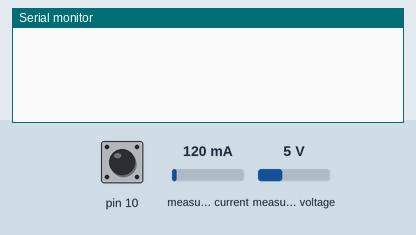
This sketch was run on a simulated Arduino Pro Mini, built with avr-gcc and run on an emulated ATmega328P. Shown: the last lines printed to the serial monitor. The test bench sets the inputs (shaded band); at power-on: pin 10 LOW, measured current 120 mA, measured voltage 5 V.

Above: at 1.2 s.
1.3 s: pin 10 driven HIGH
At 1.37 s:
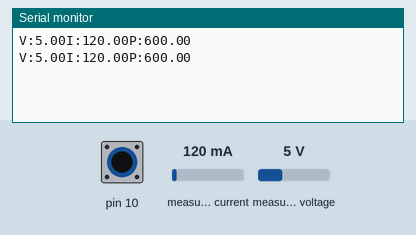
3.2 s: measured current set to 40 mA
At 3.2 s:
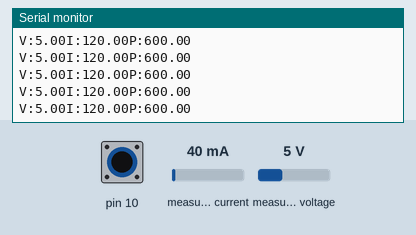
4.7 s: measured voltage set to 0.3 V
At 4.75 s:
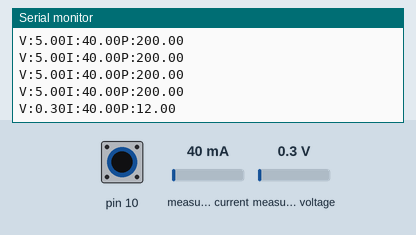
6.2 s: measured current set to 500 mA
At 6.23 s:
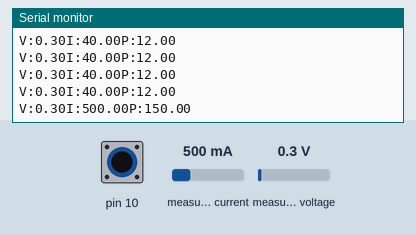
9.2 s: pin 10 pulsed LOW 2 times (0.12 s each, 0.3 s apart)
12.8 s: measured current set to 40 mA
At 12.84 s:
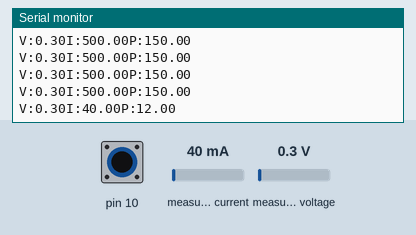
Timing chart, 0 to 15.8 s (numbered marks = the images above; inputs shaded):
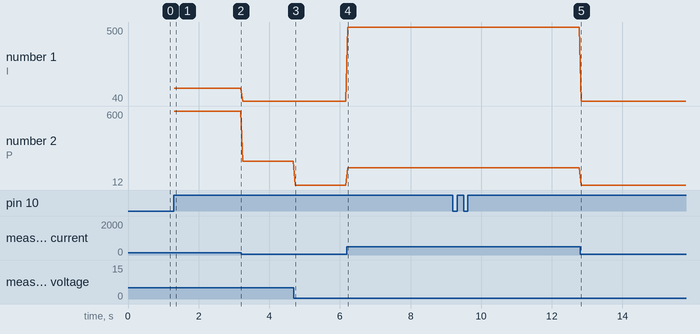

The sketch:

potencia.ino
```cpp
/**************************************************************************************
SUB-SISTEMA DE POTENCIA (SSP) - ARDUINO PRO MINI
Esclavo SPI: Computa el nivel de bateria y envia al SSC

FUNCIONES
En cada solicitud válida del Maestro, se envia un caracter de la informción
Formtaro del mensaje a ser transmitido  <vBat corriente potencia> entre espacios -> ' '
 _____________________________________________________________________________________
| --SPI--                                 | --I2C--                                   |
| SCK  (serial clock)  : D13              | SCL (serial clock)  : D19/A5              |
| MISO (master in)     : D12              | SDA (serial data)   : D18/A4              |
| MOSI (master out)    : D11              |                                           |
| SS   (select slave)  : D10 slave enable |                                           |
|_________________________________________|___________________________________________|

Lucas Moreira
José Moreira
02-jun-2020   // 8MHz bootloader
***************************************************************************************/
#define buffLength 3              // nro de variables flotantes del buffer

#include <SPI.h>                  // http://www.gammon.com.au/spi
#include <Wire.h>
#include <Adafruit_INA219.h>      // https://github.com/adafruit/Adafruit_INA219

Adafruit_INA219 ina219;           // sensor de corriente

uint8_t pos;                      // https://forum.arduino.cc/index.php?topic=418692.msg2883195#msg2883195

union{
  float f;
  byte b[4];
}buff[buffLength];                // Voltaje, Potencia, Corriente

void setup(void)
{
  Serial.begin(9600);             // Monitor Serial

  while ( !ina219.begin() )       // By default the initialization (32V, 2A)
  {
    delay(500);
    Serial.println("INA ERROR");
  }

  pinMode(SCK, INPUT);
  pinMode(MISO, OUTPUT);          // Configurar MISO como salida esclavo (slave out)
  pinMode(MOSI, INPUT);
  pinMode(SS, INPUT);             // Slave Select como entrada

  SPCR |= _BV(SPE);               // Activa el bus SPI en modo esclavo
  SPCR |= _BV(SPIE);              // Activa las interrupciones en el bus SPI
}

ISR (SPI_STC_vect) // Interrupt Service Routines // http://gammon.com.au/interrupts
{
  SPDR = buff[pos/4].b[pos%4];
  pos++;
}


void loop(void)
{
  if ( digitalRead(SS) == HIGH )            // when it is not transmiting do the calculations
  {
    buff[0].f  = ina219.getBusVoltage_V();
    buff[1].f  = ina219.getCurrent_mA();
    buff[2].f  = ina219.getPower_mW();
    Serial.print("V:"); Serial.print(buff[0].f);
    Serial.print("I:"); Serial.print(buff[1].f);
    Serial.print("P:"); Serial.println(buff[2].f);
    pos = 0;
    delay(50);
  }
}
```

Measured:
- after the input at 1.3 s, the serial monitor: prints a new line at once (image 1)
- after the input at 4.7 s, the serial monitor: prints a new line at once (image 3)
- after the input at 6.2 s, the serial monitor: prints a new line at once (image 4)
- after the input at 12.8 s, the serial monitor: prints a new line at once (image 5)
- plotted number 1: 120 → 40 after the input at 3.2 s, 40 → 500 after the input at 6.2 s, 500 → 40 after the input at 12.8 s
- plotted number 2: 600 → 200 after the input at 3.2 s, 200 → 12 after the input at 4.7 s, 12 → 150 after the input at 6.2 s, 150 → 12 after the input at 12.8 s
